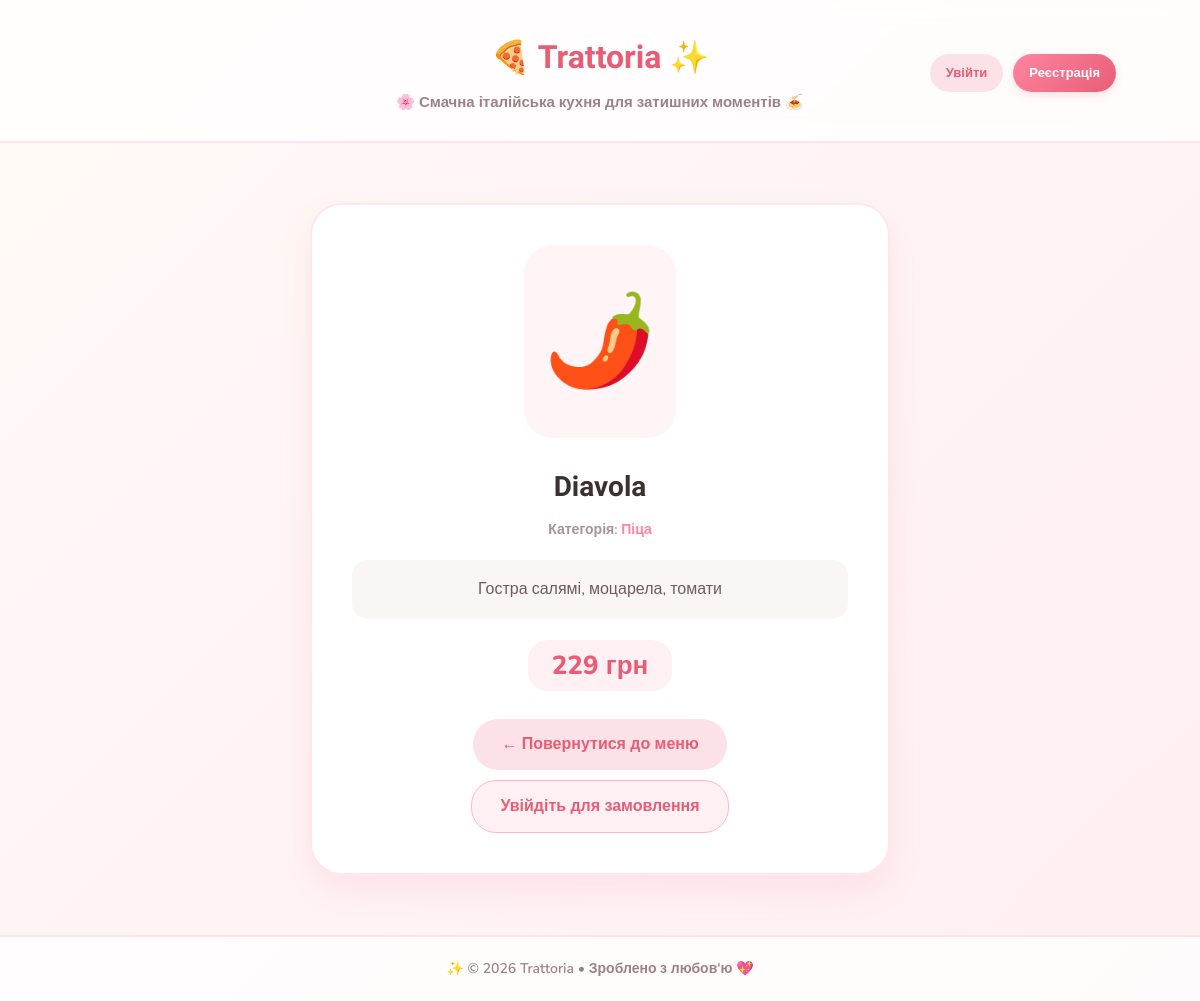
Screenshot of /dish3 with the database file from the repository.
### models.py (models this page shows, shortened)
class Dish(db.Model):
    __tablename__ = 'dishes'
    id = db.Column(db.Integer, primary_key=True)
    name = db.Column(db.String(50), nullable=False)
    description = db.Column(db.Text, nullable=False, default='')
    price = db.Column(db.Integer, nullable=False)
    emoji = db.Column(db.String(8), nullable=False, default='🍽️')
    is_available = db.Column(db.Boolean, nullable=False, default=True)
    category_id = db.Column(db.Integer, db.ForeignKey('categories.id'), nullable=False)
    category = db.relationship('Category', back_populates='dishes')

class Category(db.Model):
    __tablename__ = 'categories'
    id = db.Column(db.Integer, primary_key=True)
    name = db.Column(db.String(50), nullable=False, unique=True)
    slug = db.Column(db.String(50), nullable=False, unique=True)
    dishes = db.relationship('Dish', back_populates='category', order_by='Dish.name')

### app.py (the view)
@app.route('/dish<int:dish_id>')
def dish_detail(dish_id):
    dish = db.get_or_404(Dish, dish_id)
    return render_template('dish.html', dish=dish)

### templates/dish.html (shortened to what this page needs)
{% extends "base.html" %}
{% block content %}
<div class="dish-detail-page">
    <div class="dish-detail-card">
        <div class="dish-emoji large">{{ dish.emoji }}</div>
        <div class="dish-detail-info">
            <h2>{{ dish.name }}</h2>
            <p class="dish-category">Категорія: <a href="{{ url_for('menu', slug=dish.category.slug) }}">{{ dish.category.name }}</a></p>
            <p class="dish-desc-full">{{ dish.description }}</p>
            <div class="dish-price-block">
                <span class="dish-price large">{{ dish.price }} грн</span>
            </div>
            <div class="dish-actions" style="display: flex; gap: 10px; justify-content: center; align-items: center; flex-wrap: wrap;">
                <a href="{{ url_for('menu') }}" class="back-btn">← Повернутися до меню</a>
                {% if current_user.is_authenticated %}
                    <form action="{{ url_for('add_to_cart', dish_id=dish.id) }}" method="POST">
                        <button type="submit" class="auth-btn" style="padding: 12px 24px; margin-top: 0; cursor: pointer;">Додати в кошик 🛒</button>
                    </form>
                {% else %}
                    <a href="{{ url_for('login') }}" class="back-btn" style="background: #fff0f3; color: #e85d75; border: 1px solid #ffb7c5;">Увійдіть для замовлення</a>
                {% endif %}
            </div>
        </div>
    </div>
</div>
{% endblock %}

### static/style.css (style rules this page uses)
* { box-sizing: border-box; margin: 0; padding: 0; }
body { font-family: 'Nunito', sans-serif; background: linear-gradient(135deg, #fffaf6 0%, #ffeef2 100%); color: #4a3e3d; line-height: 1.7; display: flex; flex-direction: column; min-height: 100vh; }
.dish-emoji { font-size: 52px; text-align: center; margin-bottom: 12px; background: #fff8f9; border-radius: 20px; padding: 15px 0; transition: transform 0.3s ease; }
.dish-price { font-weight: 800; color: #e85d75; font-size: 18px; background: #fff0f3; padding: 4px 12px; border-radius: 12px; }
.dish-detail-page { display: flex; justify-content: center; align-items: center; padding: 20px 0; }
.dish-detail-card { background: #ffffff; border-radius: 32px; padding: 40px; max-width: 580px; width: 100%; box-shadow: 0 15px 35px rgba(232, 93, 117, 0.1); border: 2px solid #ffe8ed; text-align: center; }
.dish-emoji.large { font-size: 90px; background: #fff5f7; border-radius: 28px; padding: 20px; margin-bottom: 25px; display: inline-block; }
.dish-detail-info h2 { font-family: 'Comfortaa', cursive; font-size: 28px; color: #3d3130; margin-bottom: 8px; }
.dish-category { font-size: 14px; color: #a89392; margin-bottom: 18px; font-weight: 600; }
.dish-category a { color: #ff85a1; text-decoration: none; font-weight: 700; }
.dish-desc-full { font-size: 16px; color: #6e5d5c; margin-bottom: 25px; background: #faf6f6; padding: 16px; border-radius: 16px; }
.dish-price-block { margin-bottom: 30px; }
.dish-price.large { font-size: 26px; padding: 8px 24px; border-radius: 20px; }
.back-btn { display: inline-block; padding: 12px 28px; background: #fce1e6; color: #e85d75; text-decoration: none; border-radius: 25px; font-weight: 700; transition: all 0.3s ease; }

### rows the page displays
Dish: emoji "🌶️", name "Diavola", description "Гостра салямі, моцарела, томати", price "229"
Category: category.name "Піца"
